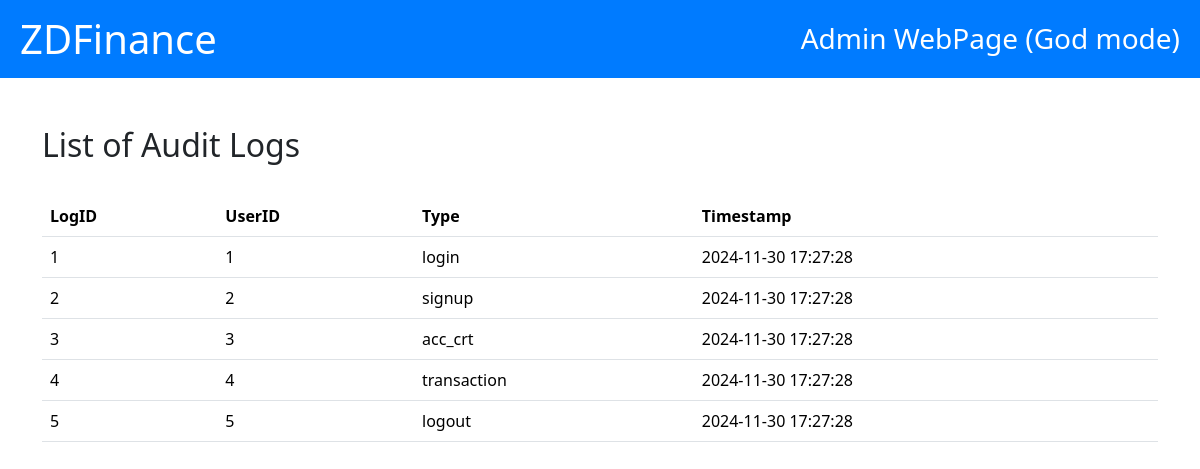
/admin/read_audit_logs.php, run on the app's committed database.
### tables this page shows
CREATE TABLE Audit_Logs (
    LogID BIGINT UNSIGNED NOT NULL AUTO_INCREMENT PRIMARY KEY,
    UserID INT NOT NULL,
    Type ENUM('login', 'logout', 'signup', 'delete', 'acc_crt', 'acc_del', 'card_crt', 'card_del', 'transaction') NOT NULL,
    Timestamp TIMESTAMP DEFAULT CURRENT_TIMESTAMP,
    FOREIGN KEY (UserID) REFERENCES Users(UserID)
);

### admin/read_audit_logs.php (the view, shortened to what this page needs)
<!DOCTYPE html>
<html lang="en">
<head>
    <link href="https://cdn.jsdelivr.net/npm/bootstrap@5.3.3/dist/css/bootstrap.min.css" rel="stylesheet">
</head>
<body>
    <div class="header">
        <h1><a href="index.html">ZDFinance</a></h1>
        <h3>Admin WebPage (God mode)</h3>
    </div>
    <div class="container my-5">
        <h2>List of Audit Logs</h2>
        <br>
        <table class="table">
            <thead>
                <tr>
                    <th>LogID</th>
                    <th>UserID</th>
                    <th>Type</th>
                    <th>Timestamp</th>
                </tr>
            </thead>
            <tbody>
                <?php
                $servername = "localhost";
                $username = "root";
                $password = "";
                $database = "pos_db";
                $connection = new mysqli($servername, $username, $password, $database);
                $sql = "SELECT * FROM Audit_Logs";
                $result = $connection->query($sql);
                while ($row = $result->fetch_assoc()) {
                    echo "
                    <tr>
                        <td>$row[LogID]</td>
                        <td>$row[UserID]</td>
                        <td>$row[Type]</td>
                        <td>$row[Timestamp]</td>
                    </tr>
                    ";
                }
                ?>
            </tbody>
        </table>
    </div>
</body>
</html>

### admin/read_audit_logs.php (style rules this page uses)
.header { background-color: #007bff; color: white; padding: 15px 20px; display: flex; align-items: center; justify-content: space-between; }
.header h1, .header h3 { margin: 0; }
.header h1 a { color: white; text-decoration: none; }

### data on the page
audit_logs: LogID "1", UserID "1", Type "login", Timestamp "2024-11-30 17:27:28"
audit_logs: LogID "2", UserID "2", Type "signup", Timestamp "2024-11-30 17:27:28"
audit_logs: LogID "3", UserID "3", Type "acc_crt", Timestamp "2024-11-30 17:27:28"
audit_logs: LogID "4", UserID "4", Type "transaction", Timestamp "2024-11-30 17:27:28"
audit_logs: LogID "5", UserID "5", Type "logout", Timestamp "2024-11-30 17:27:28"
